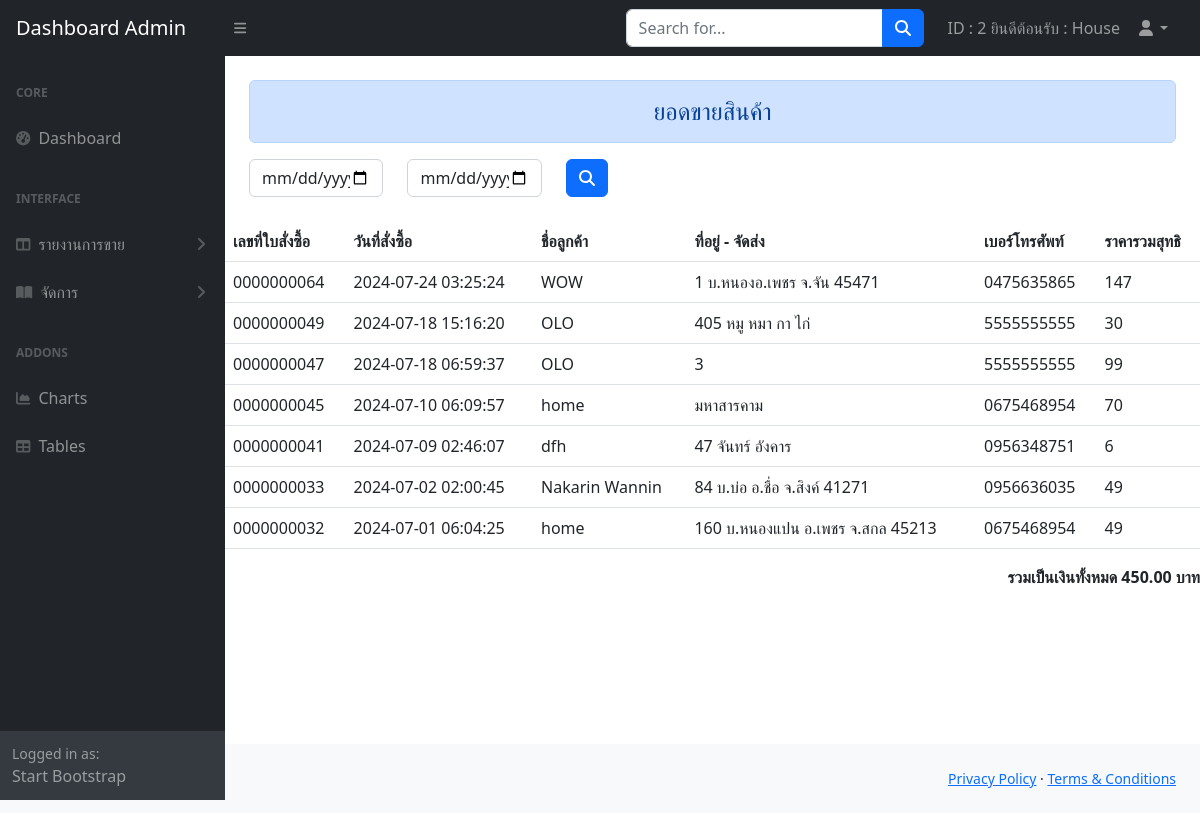
/admin/report_sale.php (signed in), run on the app's committed database.
### tables this page shows
CREATE TABLE `tb_order` (
  `order_id` int(10) UNSIGNED ZEROFILL NOT NULL,
  `id` int(10) NOT NULL COMMENT 'ID คนซื้อ',
  `cus_name` varchar(60) NOT NULL,
  `address` text NOT NULL,
  `telephone` varchar(10) NOT NULL,
  `total_price` float NOT NULL,
  `order_status` varchar(1) NOT NULL COMMENT '0=ยกเลิกสินค้า\r\n1=ยังไม่ชำระเงิน\r\n2=ชำระเงิน\r\n3=รอตรวจสอบ',
  `reg_date` timestamp NOT NULL DEFAULT current_timestamp(),
  `dateMonth` varchar(30) NOT NULL,
  `zipcode` int(5) NOT NULL
);

### admin/report_sale.php (the view, shortened to what this page needs)
<!DOCTYPE html>
<html lang="en">
    <head>
        <link href="https://cdn.jsdelivr.net/npm/simple-datatables@7.1.2/dist/style.min.css" rel="stylesheet" />
        <link href="css/styles.css" rel="stylesheet" />
    </head>
    <body class="sb-nav-fixed">
        <?php
        include 'menu1.php';
        ?>
            <div id="layoutSidenav_content">
                <main>
                    <div class="container-fluid px-4">
                        <div class="alert alert-primary h4 text-center mt-4" role="alert"> ยอดขายสินค้า
<br>
                        </div>
                            <div>
<form name="form1" method="POST" action="report_sale.php">
<div class="row">
    <div class="col-sm-2">
      <input type="date" name="dt1" class="form-control">
    </div>
    <div class="col-sm-2">
    <input type="date" name="dt2" class="form-control">
    </div>
    <div class="col-sm-4">
    <button type="submit" class="btn btn-primary"><i class="fas fa-search"></i></button>
    </div>
  </div>
  <br>
                            </form>
                            </div>
                            </div>
                            <div class="card-body">
                                <table class="table table-hover">
                                    <thead>
                                        <tr>
                                            <th>เลขที่ใบสั่งซื้อ</th>
                                            <th>วันที่สั่งซื้อ</th>
                                            <th>ชื่อลูกค้า</th>
                                            <th>ที่อยู่ - จัดส่ง</th>
                                            <th>เบอร์โทรศัพท์</th>
                                            <th>ราคารวมสุทธิ</th>
                                        </tr>
                                    </thead>
                                    <tbody>
<?php
$ddt1=@$_POST['dt1'];
$ddt2=@$_POST['dt2'];
$add_date= date('Y/m/d', strtotime($ddt2 . "+1 days"));
if(($ddt1 != "") & ($ddt2 != "")){
    echo "ค้นหาจากวันที่ $ddt1 ถึง $ddt2 " ;
    $sql = "select * from tb_order where order_status='2' and reg_date BETWEEN '$ddt1' and '$add_date'
    order by reg_date DESC";
}else{
    $sql = "select * from tb_order where order_status='2' order by reg_date DESC";
}
$total_sum=0;
$result=mysqli_query($conn,$sql);
while($row=mysqli_fetch_array($result)){
$total_sum = $total_sum + $row['total_price'];
?>
                                        <tr>
                                            <td><?=$row['order_id']?></td>
                                            <td><?=$row['reg_date']?></td>
                                            <td><?=$row['cus_name']?></td>
                                            <td><?=$row['address']?></td>
                                            <td><?=$row['telephone']?></td>
                                            <td><?=$row['total_price']?></td>
                                        </tr>
                                    <?php
                                    }
                                    ?>
                                </table>
                                <div class="text-end">
                                    <b>รวมเป็นเงินทั้งหมด <?=number_format($total_sum,2)?> บาท </b>
                                </div>
                            </div>
                        </div>
                    </div>
                <?php
        include 'footer.php';
        ?>
    </body>
</html>

### data on the page
tb_order: order_id "0000000064", reg_date "2024-07-24 03:25:24", cus_name "WOW", address "1 บ.หนองอ.เพชร จ.จัน 45471", telephone "0475635865", total_price "147"
tb_order: order_id "0000000049", reg_date "2024-07-18 15:16:20", cus_name "OLO", address "405 หมู หมา กา ไก่", telephone "5555555555", total_price "30"
tb_order: order_id "0000000047", reg_date "2024-07-18 06:59:37", cus_name "OLO", address "3", telephone "5555555555", total_price "99"
tb_order: order_id "0000000045", reg_date "2024-07-10 06:09:57", cus_name "home", address "มหาสารคาม", telephone "0675468954", total_price "70"
tb_order: order_id "0000000041", reg_date "2024-07-09 02:46:07", cus_name "dfh", address "47 จันทร์ อังคาร", telephone "0956348751", total_price "6"
tb_order: order_id "0000000033", reg_date "2024-07-02 02:00:45", cus_name "Nakarin Wannin", address "84 บ.บ่อ อ.ชื่อ จ.สิงค์ 41271", telephone "0956636035", total_price "49"
tb_order: order_id "0000000032", reg_date "2024-07-01 06:04:25", cus_name "home", address "160 บ.หนองแปน อ.เพชร จ.สกล 45213", telephone "0675468954", total_price "49"

### other printed values
$_SESSION["ad_id"] "2"
$_SESSION["ad_name"] "House"
$total_sum "450.00"
